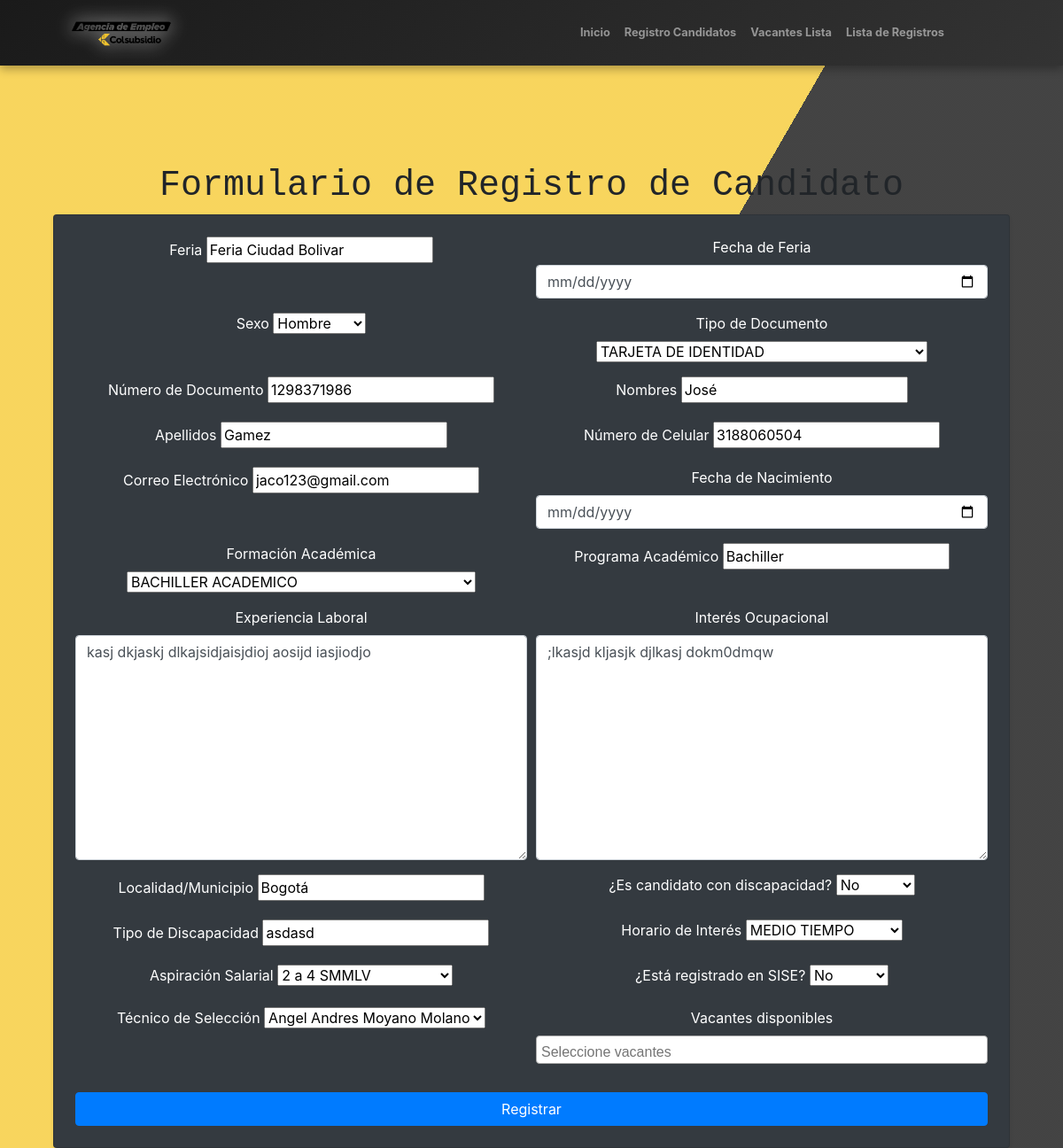
The page /editar/1/ on the database as committed earlier.
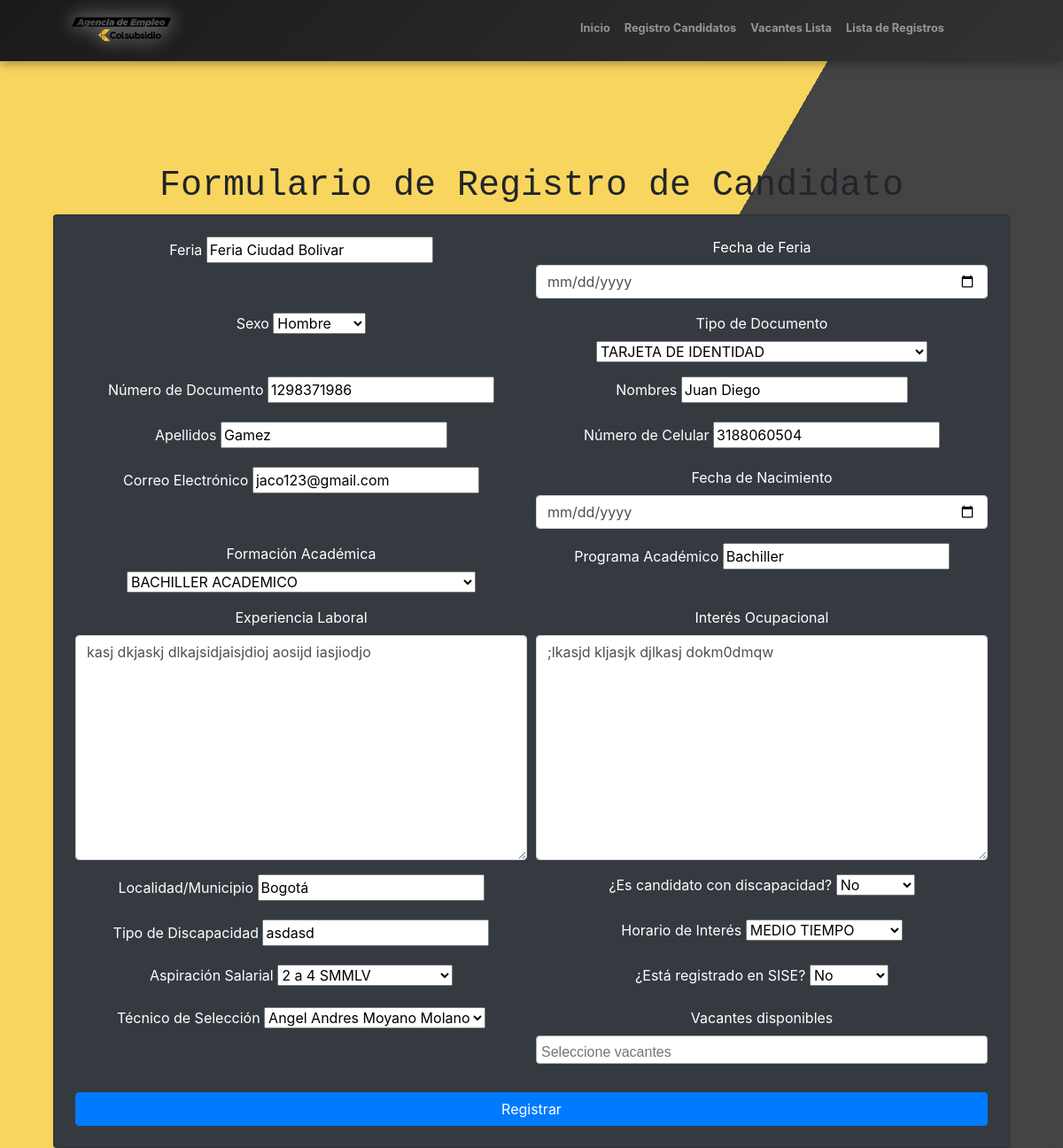
The same page on the database as committed later.
### vacantes/models.py (models this page shows, shortened)
class RegistroCandidato(models.Model):
    SEX_CHOICES = [
        ('M', 'Mujer'),
        ('H', 'Hombre'),
        ('I', 'Intersexual'),
    ]
    DOCUMENT_TYPE_CHOICES = [
        ('CC', 'CEDULA DE CIUDADANIA'),
        ('PEP', 'PERMISO ESPECIAL DE PERMANENCIA'),
        ('TI', 'TARJETA DE IDENTIDAD'),
        ('DNI', 'DOCUMENTO NACIONAL DE IDENTIFICACION'),
        ('PAS', 'PASAPORTE'),
        ('CE', 'CEDULA DE EXTRANJERIA'),
    ]
    EDUCATION_LEVEL_CHOICES = [
        ('BP', 'BASICA PRIMARIA'),
        ('BS', 'BASICA SECUNDARIA'),
        ('BA', 'BACHILLER ACADEMICO'),
        ('EBA', 'ESTUDIANTE BACHILLER ACADEMICO'),
        ('TL', 'TECNICO LABORAL/PROFESIONAL'),
        ('ETL', 'ESTUDIANTE TECNICO LABORAL/PROFESIONAL'),
        ('T', 'TECNOLOGO'),
        ('ET', 'ESTUDIANTE TECNOLOGO'),
        ('P', 'PROFESIONAL'),
        ('EP', 'ESTUDIANTE PROFESIONAL'),
        ('PG', 'POSGRADO'),
    ]
    SCHEDULE_CHOICES = [
        ('FT', 'TIEMPO COMPLETO'),
        ('PT', 'MEDIO TIEMPO'),
        ('WE', 'FINES DE SEMANA'),
    ]
    SALARY_CHOICES = [
        ('<1', 'Menos de 1 SMMLV'),
        ('1-2', '1 a 2 SMMLV'),
        ('2-4', '2 a 4 SMMLV'),
        ('4-6', '4 a 6 SMMLV'),
        ('6-9', '6 a 9 SMMLV'),
        ('9-12', '9 a 12 SMMLV'),
        ('12-15', '12 a 15 SMMLV'),
        ('15-19', '15 a 19 SMMLV'),
        ('>20', '20 SMMLV en adelante'),
    ]
    DISABILITY_CHOICES = [
        ('SI', 'Sí'),
        ('NO', 'No'),
    ]
    SISE_CHOICES = [
        ('SI', 'Sí'),
        ('NO', 'No'),
    ]
    RECRUITER_CHOICES = [
        ('NN', 'No conoce el nombre'),
        ('AAM', 'Angel Andres Moyano Molano'),
        ('DAP', 'Diego Alejandro Parra Pinto'),
        ('EJC', 'Erika Julieth Cristancho Pérez'),
    ]
    feria = models.CharField(max_length=100)
    fecha_feria = models.DateField()
    sexo = models.CharField(max_length=1, choices=SEX_CHOICES)
    tipo_documento = models.CharField(max_length=3, choices=DOCUMENT_TYPE_CHOICES)
    numero_documento = models.CharField(max_length=20, unique=True)
    nombres = models.CharField(max_length=100)
    apellidos = models.CharField(max_length=100)
    numero_celular = models.CharField(max_length=15)
    correo_electronico = models.EmailField()
    fecha_nacimiento = models.DateField()
    formacion_academica = models.CharField(max_length=3, choices=EDUCATION_LEVEL_CHOICES)
    programa_academico = models.CharField(max_length=100)
    experiencia_laboral = models.TextField(blank=True, null=True)
    interes_ocupacional = models.TextField(blank=True, null=True)
    localidad_municipio = models.CharField(max_length=100)
    candidato_discapacidad = models.CharField(max_length=2, choices=DISABILITY_CHOICES)
    tipo_discapacidad = models.CharField(max_length=100, blank=True, null=True)
    horario_interesado = models.CharField(max_length=2, choices=SCHEDULE_CHOICES)
    aspiracion_salarial = models.CharField(max_length=5, choices=SALARY_CHOICES)
    registrado_en_sise = models.CharField(max_length=2, choices=SISE_CHOICES)
    tecnico_seleccion = models.CharField(max_length=3, choices=RECRUITER_CHOICES)
    vacantes_disponibles = models.ManyToManyField(Vacante, related_name="candidatos", blank=True)
    class Meta:
        verbose_name = "Registro de Candidato"
        verbose_name_plural = "Registros de Candidatos"

### vacantes/views.py (the view)
# urls.py: path('editar/<int:pk>/', views.editar_registro, name='editar_registro'),
def editar_registro(request, pk):
    registro = get_object_or_404(RegistroCandidato, pk=pk)
    if request.method == 'POST':
        form = RegistroCandidatoForm(request.POST, instance=registro)
        if form.is_valid():
            form.save()
            return redirect('lista_registros')
    else:
        form = RegistroCandidatoForm(instance=registro)
    return render(request, 'registro_candidato.html', {'form': form})

### vacantes/models.py (called while the page is built)
    def __str__(self):
        return f"[{self.codigo_vacante}] {self.cargo} ({self.area})"

### vacantes/templates/registro_candidato.html (shortened to what the changed rows need)
{% extends 'base.html' %}
{% load static %}
{% block contenido %}
<div class="container mt-5" style="text-align: center;">
    <h1 class="text-center">Formulario de Registro de Candidato</h1>
    <div class="card shadow-sm p-4 text-white bg-dark" style="background-color: rgb(248, 248, 248);">
        <form method="post">
            <div class="form-row">
                <div class="form-group col-md-6">
                    <label for="feria">Feria</label>
                    {{ form.feria }}
                </div>
                <div class="form-group col-md-6">
                    <label for="fecha_feria">Fecha de Feria</label>
                    {{ form.fecha_feria }}
                </div>
            </div>
            <div class="form-row">
                <div class="form-group col-md-6">
                    <label for="sexo">Sexo</label>
                    {{ form.sexo }}
                </div>
                <div class="form-group col-md-6">
                    <label for="tipo_documento">Tipo de Documento</label>
                    {{ form.tipo_documento }}
                </div>
            </div>
            <div class="form-row">
                <div class="form-group col-md-6">
                    <label for="numero_documento">Número de Documento</label>
                    {{ form.numero_documento }}
                </div>
                <div class="form-group col-md-6">
                    <label for="nombres">Nombres</label>
                    {{ form.nombres }}
                </div>
            </div>
            <div class="form-row">
                <div class="form-group col-md-6">
                    <label for="apellidos">Apellidos</label>
                    {{ form.apellidos }}
                </div>
                <div class="form-group col-md-6">
                    <label for="numero_celular">Número de Celular</label>
                    {{ form.numero_celular }}
                </div>
            </div>
            <div class="form-row">
                <div class="form-group col-md-6">
                    <label for="correo_electronico">Correo Electrónico</label>
                    {{ form.correo_electronico }}
                </div>
                <div class="form-group col-md-6">
                    <label for="fecha_nacimiento">Fecha de Nacimiento</label>
                    {{ form.fecha_nacimiento }}
                </div>
            </div>
            <div class="form-row">
                <div class="form-group col-md-6">
                    <label for="formacion_academica">Formación Académica</label>
                    {{ form.formacion_academica }}
                </div>
                <div class="form-group col-md-6">
                    <label for="programa_academico">Programa Académico</label>
                    {{ form.programa_academico }}
                </div>
            </div>
            <div class="form-row">
                <div class="form-group col-md-6">
                    <label for="experiencia_laboral">Experiencia Laboral</label>
                    {{ form.experiencia_laboral }}
                </div>
                <div class="form-group col-md-6">
                    <label for="interes_ocupacional">Interés Ocupacional</label>
                    {{ form.interes_ocupacional }}
                </div>
            </div>
            <div class="form-row">
                <div class="form-group col-md-6">
                    <label for="localidad_municipio">Localidad/Municipio</label>
                    {{ form.localidad_municipio }}
                </div>
                <div class="form-group col-md-6">
                    <label for="candidato_discapacidad">¿Es candidato con discapacidad?</label>
                    {{ form.candidato_discapacidad }}
                </div>
            </div>
            <div class="form-row">
                <div class="form-group col-md-6">
                    <label for="tipo_discapacidad">Tipo de Discapacidad</label>
                    {{ form.tipo_discapacidad }}
                </div>
                <div class="form-group col-md-6">
                    <label for="horario_interesado">Horario de Interés</label>
                    {{ form.horario_interesado }}
                </div>
            </div>
            <div class="form-row">
                <div class="form-group col-md-6">
                    <label for="aspiracion_salarial">Aspiración Salarial</label>
                    {{ form.aspiracion_salarial }}
                </div>
                <div class="form-group col-md-6">
                    <label for="registrado_en_sise">¿Está registrado en SISE?</label>
                    {{ form.registrado_en_sise }}
                </div>
            </div>
            <div class="form-row">
                <div class="form-group col-md-6">
                    <label for="tecnico_seleccion">Técnico de Selección</label>
                    {{ form.tecnico_seleccion }}
                </div>
                    <link href="https://cdnjs.cloudflare.com/ajax/libs/select2/4.1.0-beta.1/css/select2.min.css" rel="stylesheet">
            </div>
        </form>
    </div>
</div>
{% endblock %}

Rows that differ between the two databases and show on the page:
changed RegistroCandidato "Feria Ciudad Bolivar": nombres "José" → "Juan Diego"
